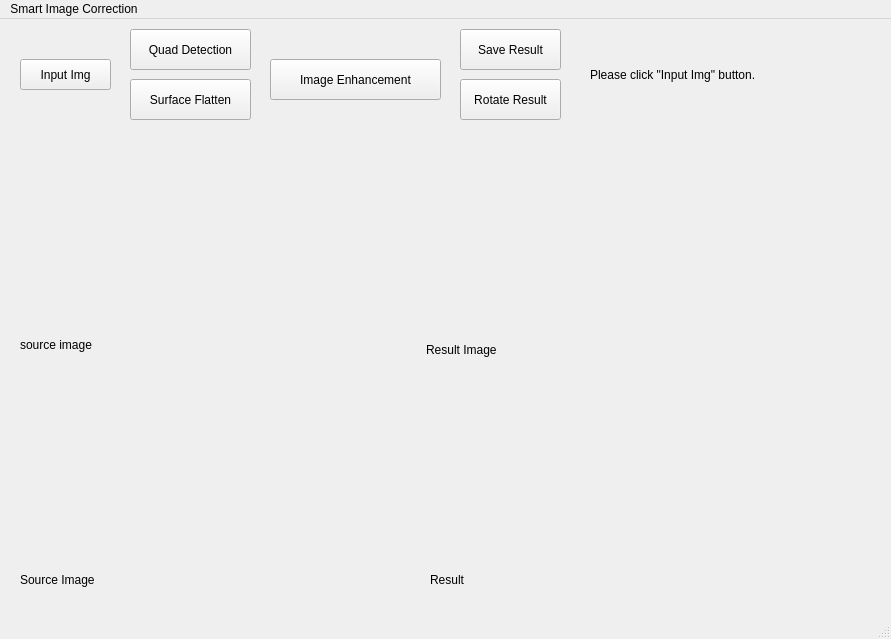
<?xml version="1.0" encoding="UTF-8"?>
<ui version="4.0">
 <class>MainWindow</class>
 <widget class="QMainWindow" name="MainWindow">
  <property name="geometry">
   <rect>
    <x>0</x>
    <y>0</y>
    <width>891</width>
    <height>639</height>
   </rect>
  </property>
  <property name="windowTitle">
   <string>MainWindow</string>
  </property>
  <widget class="QWidget" name="centralwidget">
   <widget class="QPushButton" name="input_button">
    <property name="geometry">
     <rect>
      <x>20</x>
      <y>40</y>
      <width>91</width>
      <height>31</height>
     </rect>
    </property>
    <property name="text">
     <string>Input Img</string>
    </property>
   </widget>
   <widget class="QPushButton" name="quadDetect_button">
    <property name="geometry">
     <rect>
      <x>130</x>
      <y>10</y>
      <width>121</width>
      <height>41</height>
     </rect>
    </property>
    <property name="text">
     <string>Quad Detection</string>
    </property>
   </widget>
   <widget class="QPushButton" name="surfaceF_button">
    <property name="geometry">
     <rect>
      <x>130</x>
      <y>60</y>
      <width>121</width>
      <height>41</height>
     </rect>
    </property>
    <property name="text">
     <string>Surface Flatten</string>
    </property>
   </widget>
   <widget class="QPushButton" name="saveR_button">
    <property name="geometry">
     <rect>
      <x>460</x>
      <y>10</y>
      <width>101</width>
      <height>41</height>
     </rect>
    </property>
    <property name="text">
     <string>Save Result</string>
    </property>
   </widget>
   <widget class="QPushButton" name="imgEnhance_button">
    <property name="geometry">
     <rect>
      <x>270</x>
      <y>40</y>
      <width>171</width>
      <height>41</height>
     </rect>
    </property>
    <property name="text">
     <string>Image Enhancement</string>
    </property>
   </widget>
   <widget class="QLabel" name="srcImg_label">
    <property name="geometry">
     <rect>
      <x>20</x>
      <y>550</y>
      <width>121</width>
      <height>21</height>
     </rect>
    </property>
    <property name="text">
     <string>Source Image</string>
    </property>
   </widget>
   <widget class="QLabel" name="result_label">
    <property name="geometry">
     <rect>
      <x>430</x>
      <y>550</y>
      <width>61</width>
      <height>21</height>
     </rect>
    </property>
    <property name="text">
     <string>Result</string>
    </property>
   </widget>
   <widget class="QLabel" name="srcImg_View">
    <property name="geometry">
     <rect>
      <x>20</x>
      <y>120</y>
      <width>371</width>
      <height>411</height>
     </rect>
    </property>
    <property name="text">
     <string>source image</string>
    </property>
   </widget>
   <widget class="QLabel" name="result_View">
    <property name="geometry">
     <rect>
      <x>426</x>
      <y>120</y>
      <width>421</width>
      <height>421</height>
     </rect>
    </property>
    <property name="text">
     <string>Result Image</string>
    </property>
   </widget>
   <widget class="QLabel" name="note_label">
    <property name="geometry">
     <rect>
      <x>590</x>
      <y>20</y>
      <width>271</width>
      <height>71</height>
     </rect>
    </property>
    <property name="text">
     <string>Please click &quot;Input Img&quot; button.</string>
    </property>
   </widget>
   <widget class="QPushButton" name="rotate_Button">
    <property name="geometry">
     <rect>
      <x>460</x>
      <y>60</y>
      <width>101</width>
      <height>41</height>
     </rect>
    </property>
    <property name="text">
     <string>Rotate Result</string>
    </property>
   </widget>
  </widget>
  <widget class="QMenuBar" name="menubar">
   <property name="geometry">
    <rect>
     <x>0</x>
     <y>0</y>
     <width>891</width>
     <height>22</height>
    </rect>
   </property>
   <widget class="QMenu" name="menuImage_Alignment">
    <property name="title">
     <string>Smart Image Correction</string>
    </property>
    <addaction name="separator"/>
   </widget>
   <addaction name="menuImage_Alignment"/>
  </widget>
  <widget class="QStatusBar" name="statusbar"/>
 </widget>
 <resources/>
 <connections/>
</ui>
